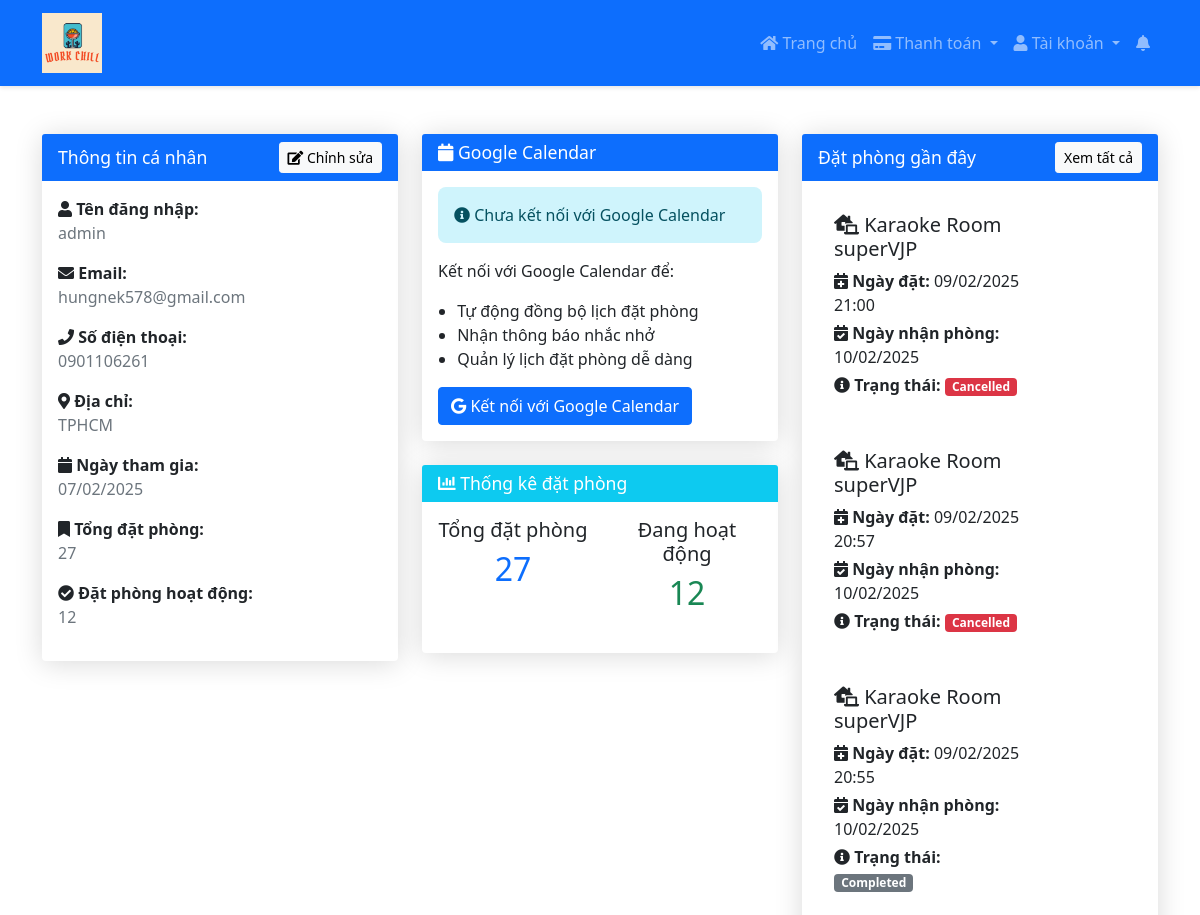
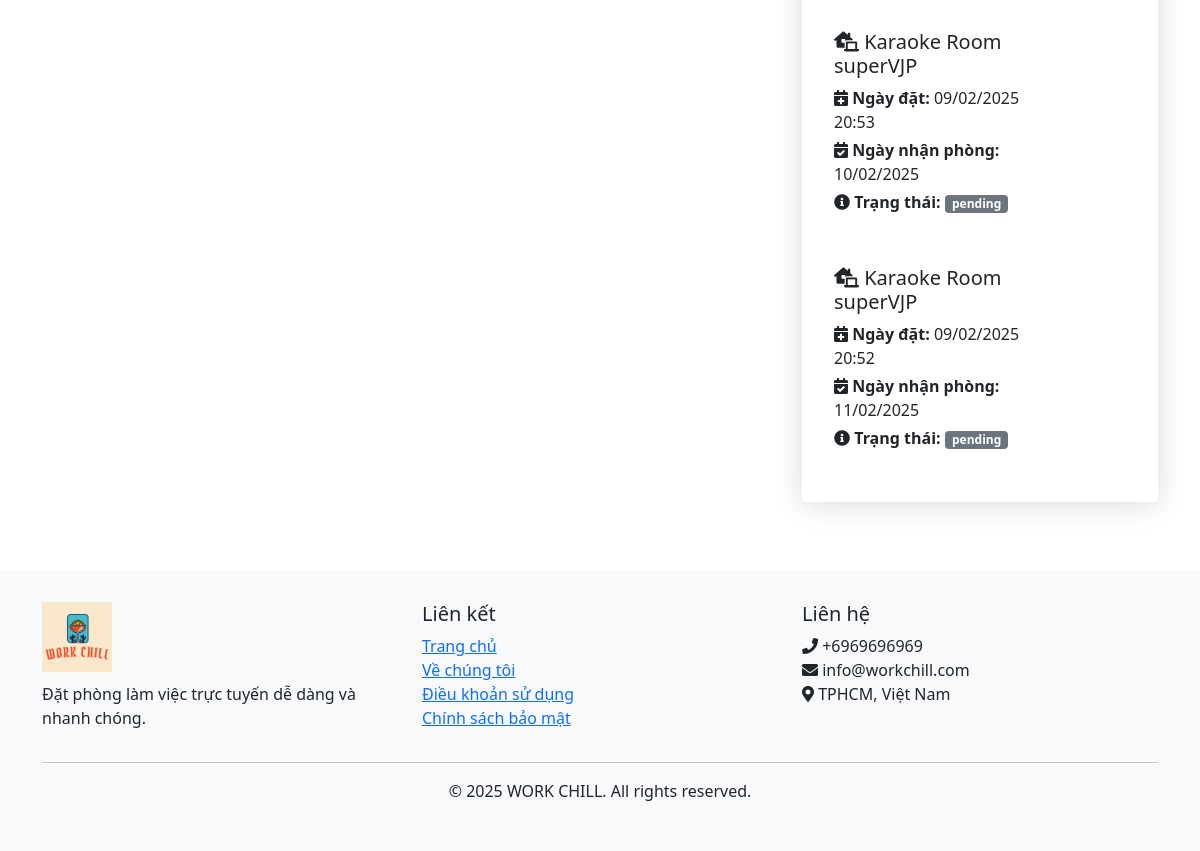
The app's page /profile/ (signed in), older data (2 pictures, top to bottom).
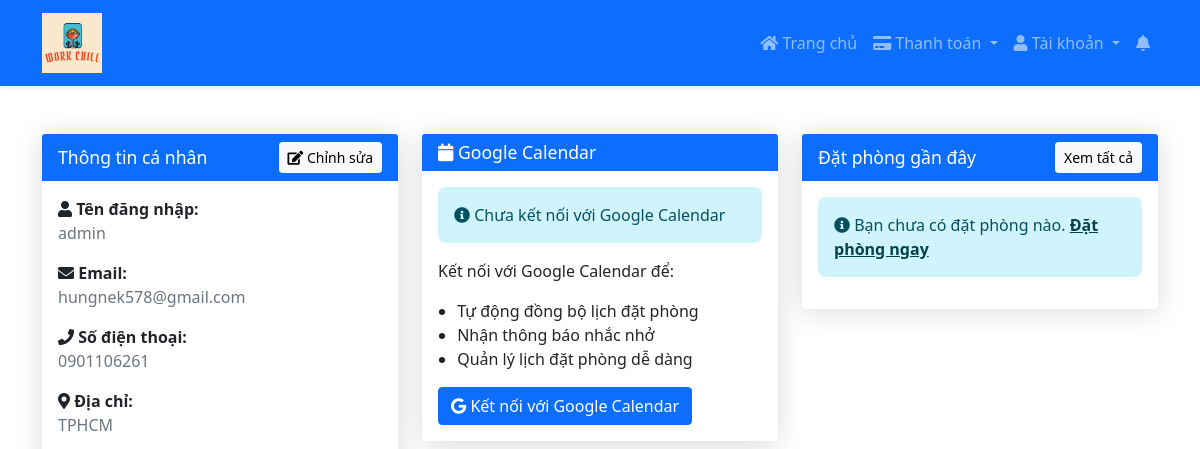
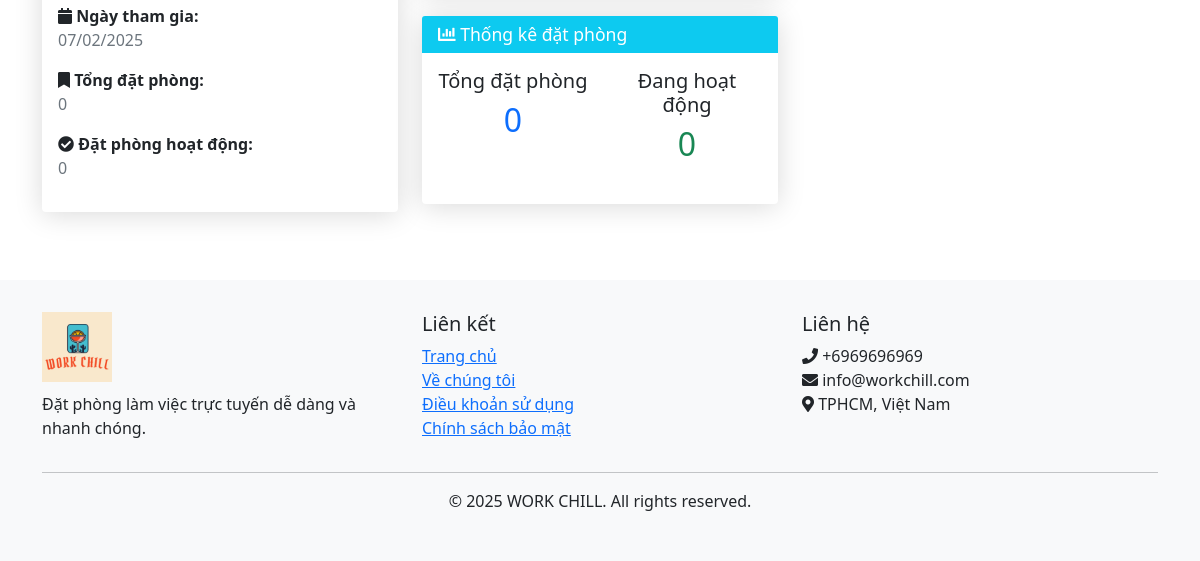
The same page, newer data (2 pictures, top to bottom).
### home/models.py (models this page shows, shortened)
class UserProfile(models.Model):
    user = models.OneToOneField(User, on_delete=models.CASCADE)
    phone = models.CharField(max_length=15, blank=True, null=True)
    address = models.TextField(blank=True, null=True)

class BaseModel(models.Model):
    uid = models.UUIDField(default=uuid.uuid4   , editable=False , primary_key=True)
    created_at = models.DateTimeField(auto_now_add=True)
    updated_at = models.DateTimeField(auto_now=True)
    class Meta:
        abstract = True
        ordering=['uid']

class PodBooking(BaseModel):
    pod = models.ForeignKey(Pod, related_name="pod_bookings_v1", on_delete=models.CASCADE)
    user = models.ForeignKey(User, related_name="user_bookings_v1", on_delete=models.CASCADE)
    start_date = models.DateField()
    end_date = models.DateField()
    hours = models.IntegerField(default=1)
    total_amount = models.DecimalField(max_digits=10, decimal_places=2, default=0)
    booking_type = models.CharField(max_length=100, choices=(
        ('Pre Paid', 'Pre Paid'),
        ('Post Paid', 'Post Paid')
    ))
    status = models.CharField(max_length=20, choices=(
        ('active', 'Active'),
        ('cancelled', 'Cancelled'),
        ('completed', 'Completed')
    ), default='active')
    calendar_event_id = models.CharField(max_length=255, blank=True, null=True)

class Pod(BaseModel):
    pod_name = models.CharField(max_length=100)
    pod_price = models.IntegerField()
    description = models.TextField()
    amenities = models.ManyToManyField(Amenities)
    room_count = models.IntegerField(default=10)

### home/views.py (the view)
# urls.py: path('profile/', user_profile, name='user_profile'),
@login_required
def user_profile(request):
    try:
        profile, created = UserProfile.objects.get_or_create(user=request.user)
        bookings = PodBooking.objects.filter(user=request.user)
        total_bookings = bookings.count()
        active_bookings = bookings.filter(status='active').count()
        recent_bookings = bookings.order_by('-created_at')[:5]
        is_calendar_connected = os.path.exists(settings.GOOGLE_CALENDAR_TOKEN_PATH)
        context = {
            'user': request.user,
            'profile': profile,
            'total_bookings': total_bookings,
            'active_bookings': active_bookings,
            'recent_bookings': recent_bookings,
            'today': date.today(),
            'is_calendar_connected': is_calendar_connected
        }
        return render(request, 'home/profile.html', context)
    except Exception as e:
        messages.error(request, f'Đã xảy ra lỗi khi tải trang profile: {str(e)}')
        return redirect('index')

### templates/home/profile.html (shortened to what this page needs)
{% extends 'home/base.html' %}
{% block content %}
<div class="container mt-5">
    <div class="row">
        <div class="col-md-4">
            <div class="card shadow">
                <div class="card-header bg-primary text-white d-flex justify-content-between align-items-center">
                    <h4 class="mb-0">Thông tin cá nhân</h4>
                    <button class="btn btn-light btn-sm" data-bs-toggle="modal" data-bs-target="#editProfileModal">
                        <i class="fas fa-edit"></i> Chỉnh sửa
                    </button>
                </div>
                <div class="card-body">
                    <div class="mb-3">
                        <strong><i class="fas fa-user"></i> Tên đăng nhập:</strong>
                        <p class="text-muted mb-2">{{ user.username }}</p>
                    </div>
                    <div class="mb-3">
                        <strong><i class="fas fa-envelope"></i> Email:</strong>
                        <p class="text-muted mb-2">{{ user.email|default:"Chưa cập nhật" }}</p>
                    </div>
                    <div class="mb-3">
                        <strong><i class="fas fa-phone"></i> Số điện thoại:</strong>
                        <p class="text-muted mb-2">{{ profile.phone|default:"Chưa cập nhật" }}</p>
                    </div>
                    <div class="mb-3">
                        <strong><i class="fas fa-map-marker-alt"></i> Địa chỉ:</strong>
                        <p class="text-muted mb-2">{{ profile.address|default:"Chưa cập nhật" }}</p>
                    </div>
                    <div class="mb-3">
                        <strong><i class="fas fa-calendar"></i> Ngày tham gia:</strong>
                        <p class="text-muted mb-2">{{ user.date_joined|date:"d/m/Y" }}</p>
                    </div>
                    <div class="mb-3">
                        <strong><i class="fas fa-bookmark"></i> Tổng đặt phòng:</strong>
                        <p class="text-muted mb-2">{{ total_bookings }}</p>
                    </div>
                    <div class="mb-3">
                        <strong><i class="fas fa-check-circle"></i> Đặt phòng hoạt động:</strong>
                        <p class="text-muted mb-2">{{ active_bookings }}</p>
                    </div>
                </div>
            </div>
        </div>
        <div class="col-md-4">
            <div class="card shadow mb-4">
                <div class="card-header bg-primary text-white">
                    <h4 class="mb-0"><i class="fas fa-calendar"></i> Google Calendar</h4>
                </div>
                <div class="card-body">
                    {% if is_calendar_connected %}
                        <div class="alert alert-success">
                            <i class="fas fa-check-circle"></i> Đã kết nối với Google Calendar
                        </div>
                        <p>
                            <i class="fas fa-info-circle"></i> Tất cả các đặt phòng của bạn sẽ được tự động đồng bộ với Google Calendar
                        </p>
                        <a href="{% url 'connect_calendar' %}" class="btn btn-outline-primary">
                            <i class="fas fa-sync"></i> Kết nối lại
                        </a>
                    {% else %}
                        <div class="alert alert-info">
                            <i class="fas fa-info-circle"></i> Chưa kết nối với Google Calendar
                        </div>
                        <p>
                            Kết nối với Google Calendar để:
                            <ul>
                                <li>Tự động đồng bộ lịch đặt phòng</li>
                                <li>Nhận thông báo nhắc nhở</li>
                                <li>Quản lý lịch đặt phòng dễ dàng</li>
                            </ul>
                        </p>
                        <a href="{% url 'connect_calendar' %}" class="btn btn-primary">
                            <i class="fab fa-google"></i> Kết nối với Google Calendar
                        </a>
                    {% endif %}
                </div>
            </div>
            <div class="card shadow">
                <div class="card-header bg-info text-white">
                    <h4 class="mb-0"><i class="fas fa-chart-bar"></i> Thống kê đặt phòng</h4>
                </div>
                <div class="card-body">
                    <div class="row text-center">
                        <div class="col-6 mb-3">
                            <h5>Tổng đặt phòng</h5>
                            <h2 class="text-primary">{{ total_bookings }}</h2>
                        </div>
                        <div class="col-6 mb-3">
                            <h5>Đang hoạt động</h5>
                            <h2 class="text-success">{{ active_bookings }}</h2>
                        </div>
                    </div>
                </div>
            </div>
        </div>
        <div class="col-md-4">
            <div class="card shadow">
                <div class="card-header bg-primary text-white d-flex justify-content-between align-items-center">
                    <h4 class="mb-0">Đặt phòng gần đây</h4>
                    <a href="{% url 'booking_history' %}" class="btn btn-light btn-sm">Xem tất cả</a>
                </div>
                <div class="card-body">
                    {% if recent_bookings %}
                        {% for booking in recent_bookings %}
                        <div class="card mb-3">
                            <div class="card-body">
                                <div class="row">
                                    <div class="col-md-8">
                                        <h5 class="card-title">
                                            <i class="fas fa-laptop-house"></i> {{ booking.pod.pod_name }}
                                        </h5>
                                        <p class="mb-1">
                                            <strong><i class="fas fa-calendar-plus"></i> Ngày đặt:</strong>
                                            {{ booking.created_at|date:"d/m/Y H:i" }}
                                        </p>
                                        <p class="mb-1">
                                            <strong><i class="fas fa-calendar-check"></i> Ngày nhận phòng:</strong>
                                            {{ booking.start_date|date:"d/m/Y" }}
                                        </p>
                                        <p class="mb-1">
                                            <strong><i class="fas fa-info-circle"></i> Trạng thái:</strong>
                                            <span class="badge {% if booking.status == 'active' %}bg-success
                                                  {% elif booking.status == 'cancelled' %}bg-danger
                                                  {% else %}bg-secondary{% endif %}">
                                                {{ booking.get_status_display }}
                                            </span>
                                        </p>
                                    </div>
                                    <div class="col-md-4 text-end">
                                    </div>
                                </div>
                            </div>
                        </div>
                        {% endfor %}
                    {% else %}
                        <div class="alert alert-info">
                            <i class="fas fa-info-circle"></i> Bạn chưa có đặt phòng nào.
                            <a href="{% url 'index' %}" class="alert-link">Đặt phòng ngay</a>
                        </div>
                    {% endif %}
                </div>
            </div>
        </div>
    </div>
</div>
<link rel="stylesheet" href="https://cdnjs.cloudflare.com/ajax/libs/font-awesome/5.15.4/css/all.min.css">
{% endblock %}

### templates/home/base.html (shortened to what this page needs)
{% load static %}
<!DOCTYPE html>
<html lang="vi">
  <head>
    <link
      href="https://cdn.jsdelivr.net/npm/bootstrap@5.1.3/dist/css/bootstrap.min.css"
      rel="stylesheet"
    />
    <link
      rel="stylesheet"
      href="https://cdnjs.cloudflare.com/ajax/libs/font-awesome/6.5.1/css/all.min.css"
    />
    <link
      href="https://cdn.jsdelivr.net/npm/select2@4.1.0-rc.0/dist/css/select2.min.css"
      rel="stylesheet"
    />
  </head>
  <body>
    <nav class="navbar navbar-expand-lg navbar-dark bg-primary sticky-top">
      <div class="container">
        <a class="navbar-brand" href="{% url 'index' %}">
          <img src="{% static 'images/logo.png' %}" alt="WORK CHILL Logo">
        </a>
        <div class="collapse navbar-collapse" id="navbarNav">
          <ul class="navbar-nav ms-auto">
            <li class="nav-item">
              <a class="nav-link" href="{% url 'index' %}">
                <i class="fas fa-home"></i> Trang chủ
              </a>
            </li>
            {% if user.is_authenticated %}
            <li class="nav-item dropdown">
              <a class="nav-link dropdown-toggle" href="#" id="paymentDropdown" role="button" data-bs-toggle="dropdown" aria-expanded="false">
                <i class="fas fa-credit-card"></i> Thanh toán
              </a>
            </li>
            <li class="nav-item dropdown">
              <a class="nav-link dropdown-toggle" href="#" id="userDropdown" role="button" data-bs-toggle="dropdown" aria-expanded="false">
                <i class="fas fa-user"></i> Tài khoản
              </a>
            </li>
            <li class="nav-item dropdown position-relative">
              <a class="nav-link" href="#" id="notificationDropdown" role="button"
                 data-bs-toggle="dropdown" aria-expanded="false">
                <i class="fas fa-bell"></i>
              </a>
            </li>
            {% endif %}
          </ul>
        </div>
      </div>
    </nav>
    {% block content %}{% endblock content %}
    <footer class="footer">
      <div class="container">
        <div class="row">
          <div class="col-md-4">
            <div class="footer-logo">
              <img src="{% static 'images/logo.png' %}" alt="WORK CHILL Logo">
            </div>
            <p>Đặt phòng làm việc trực tuyến dễ dàng và nhanh chóng.</p>
          </div>
          <div class="col-md-4">
            <h5>Liên kết</h5>
            <ul class="list-unstyled">
              <li><a href="{% url 'index' %}">Trang chủ</a></li>
              <li><a href="#">Về chúng tôi</a></li>
              <li><a href="#">Điều khoản sử dụng</a></li>
              <li><a href="#">Chính sách bảo mật</a></li>
            </ul>
          </div>
          <div class="col-md-4">
            <h5>Liên hệ</h5>
            <ul class="list-unstyled">
              <li><i class="fas fa-phone"></i> +6969696969</li>
              <li><i class="fas fa-envelope"></i> info@workchill.com</li>
              <li><i class="fas fa-map-marker-alt"></i> TPHCM, Việt Nam</li>
            </ul>
          </div>
        </div>
        <hr />
        <div class="text-center">
          <p>&copy; 2025 WORK CHILL. All rights reserved.</p>
        </div>
      </div>
    </footer>
  </body>
</html>

### templates/home/base.html (style rules this page uses)
.navbar { box-shadow: 0 2px 4px rgba(0, 0, 0, 0.1); }
.footer { margin-top: 3rem; padding: 2rem 0; background-color: #f8f9fa; }
.navbar-brand img { height: 60px; width: auto; }
.footer-logo img { height: 70px; width: auto; margin-bottom: 10px; }

### templates/home/profile.html (style rules this page uses)
.card { border: none; margin-bottom: 20px; }
.card-header { border-bottom: none; }
.shadow { box-shadow: 0 0.15rem 1.75rem rgba(0, 0, 0, 0.15) !important; }
.alert { margin-bottom: 1rem; border: none; border-radius: 0.5rem; }
ul { padding-left: 1.2rem; }
.card-header h4 { font-size: 1.1rem; margin: 0; }

Row changes from the older to the newer data that the page shows:
removed PodBooking: pod.pod_name "Karaoke Room superVJP", created_at "09/02/2025 21:00", start_date "10/02/2025", status "Cancelled"
removed PodBooking: pod.pod_name "Karaoke Room superVJP", created_at "09/02/2025 20:57", start_date "10/02/2025", status "Cancelled"
removed PodBooking: pod.pod_name "Karaoke Room superVJP", created_at "09/02/2025 20:55", start_date "10/02/2025", status "Completed"
removed PodBooking: pod.pod_name "Karaoke Room superVJP", created_at "09/02/2025 20:53", start_date "10/02/2025", status "pending"
removed PodBooking: pod.pod_name "Karaoke Room superVJP", created_at "09/02/2025 20:52", start_date "11/02/2025", status "pending"
Text that changed along with them:
{{ total_bookings }}: "27" → "0"
{{ active_bookings }}: "12" → "0"
text now shown: "Bạn chưa có đặt phòng nào. Đặt phòng ngay"
